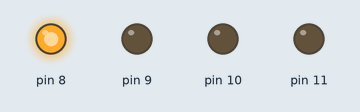
Recording of a sketch running on a simulated Arduino Uno, built with avr-gcc and run on an emulated ATmega328P. On the bench: output pins drawn as LEDs (lit = HIGH).

Above: at 0.7 s.
At 2.2 s:
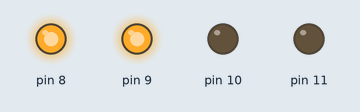
At 3.7 s:
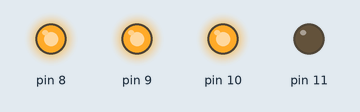
At 5.5 s:
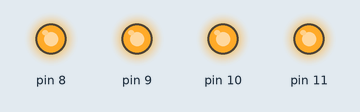
At 7.2 s:
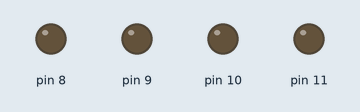
Timing chart, 0 to 10.4 s (numbered marks = the images above):
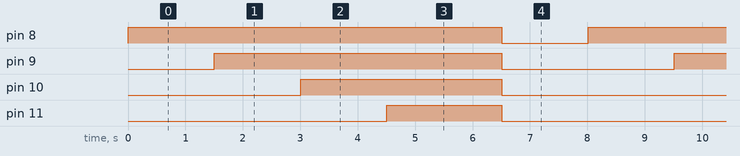

The sketch:

led_backlight_controller_test.ino
```cpp
#include <Wire.h>
#include <Adafruit_MCP23017.h>

Adafruit_MCP23017 mcp;

void setup() {
  //LED
  mcp.begin();
  for(int i = 0; i < 16; i++) {
    mcp.pinMode(i, OUTPUT);
    mcp.digitalWrite(i, LOW);
  }
  //BACKLIGHT
  pinMode(8, OUTPUT);
  pinMode(9, OUTPUT);
  pinMode(10, OUTPUT);
  pinMode(11, OUTPUT);
  digitalWrite(8, LOW);
  digitalWrite(9, LOW);
  digitalWrite(10, LOW);
  digitalWrite(11, LOW);
}

void loop() {
  for(int i = 0; i < 16; i++) {
    //LED
    int prev = i - 1;
    if(prev < 0) prev = 15;
    mcp.digitalWrite(prev, LOW);
    mcp.digitalWrite(i, HIGH);
    //BACKLIGHT
    switch(i) {
      case 0:
      case 1:
      case 2:
        digitalWrite(8, HIGH);
        digitalWrite(9, LOW);
        digitalWrite(10, LOW);
        digitalWrite(11, LOW);
        break;
      case 3:
      case 4:
      case 5:
        digitalWrite(8, HIGH);
        digitalWrite(9, HIGH);
        digitalWrite(10, LOW);
        digitalWrite(11, LOW);
        break;
      case 6:
      case 7:
      case 8:
        digitalWrite(8, HIGH);
        digitalWrite(9, HIGH);
        digitalWrite(10, HIGH);
        digitalWrite(11, LOW);
        break;
      case 9:
      case 10:
      case 11:
      case 12:
        digitalWrite(8, HIGH);
        digitalWrite(9, HIGH);
        digitalWrite(10, HIGH);
        digitalWrite(11, HIGH);
        break;
      case 13:
      case 14:
      case 15:
        digitalWrite(8, LOW);
        digitalWrite(9, LOW);
        digitalWrite(10, LOW);
        digitalWrite(11, LOW);
        break;
    }
    delay(500);
  }
}
```

Measured:
- by itself, pin 8: alternates HIGH for 6.5 s and LOW for 1.5 s
- by itself, pin 9: alternates HIGH for 5.0 s and LOW for 3.0 s
- by itself, pin 10: alternates HIGH for 3.5 s and LOW for 4.5 s
- by itself, pin 11: alternates HIGH for 2.0 s and LOW for 6.0 s
